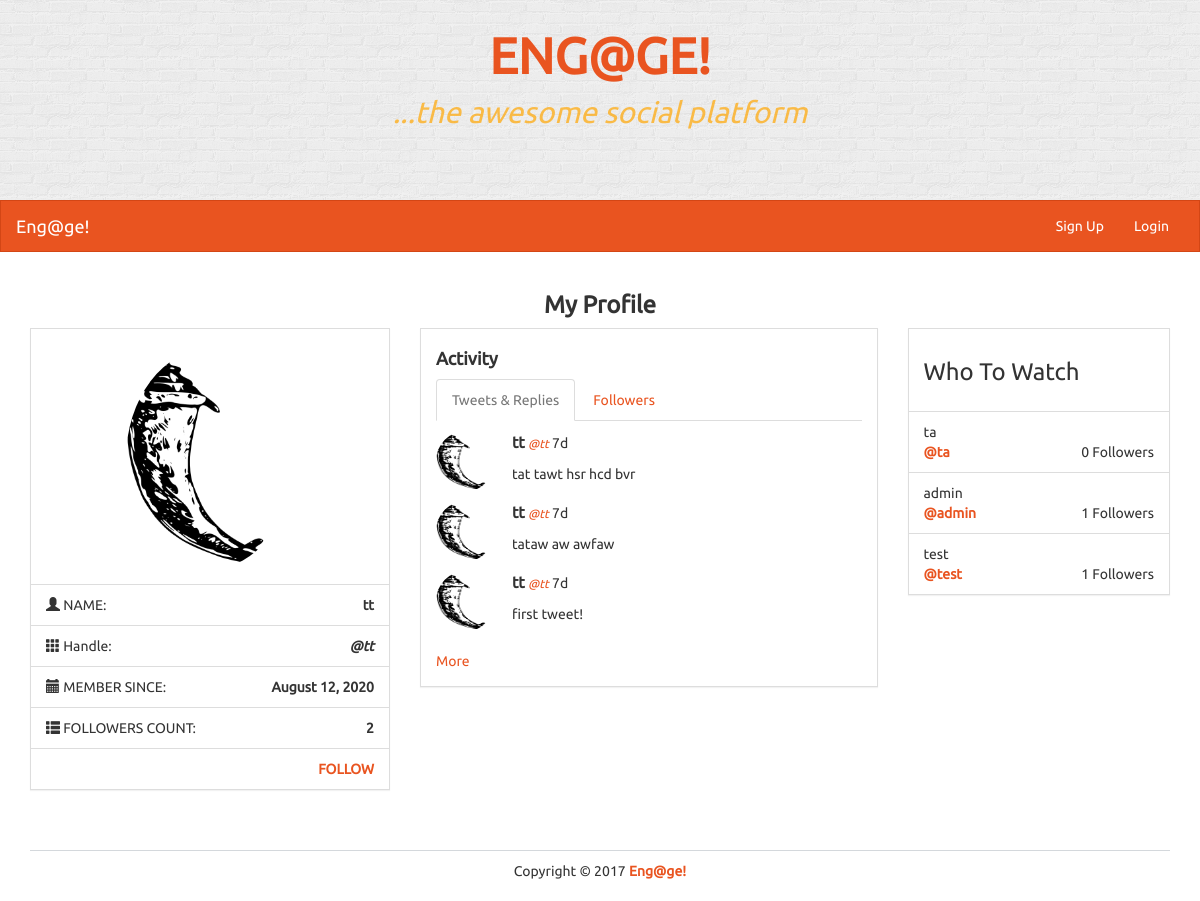
The page /profile/tt on the database its author committed.
### models.py (models this page shows)
class User(UserMixin, db.Model):
    id = db.Column(db.Integer, primary_key=True)
    name = db.Column(db.String(100))
    username = db.Column(db.String(30))
    image = db.Column(db.String(100))
    password = db.Column(db.String(50))
    join_date = db.Column(db.DateTime)
    tweets = db.relationship('Tweet', backref='user', lazy='dynamic')
    following = db.relationship('User', secondary=followers,
        primaryjoin=(followers.c.follower_id == id),
        secondaryjoin=(followers.c.followee_id == id),
        backref=db.backref('followers', lazy='dynamic'), lazy='dynamic')
    followed_by = db.relationship('User',  secondary=followers,
        primaryjoin=(followers.c.followee_id == id),
        secondaryjoin=(followers.c.follower_id == id),
        backref=db.backref('followees', lazy='dynamic'), lazy='dynamic')

class Tweet(db.Model):
    id = db.Column(db.Integer, primary_key=True)
    user_id = db.Column(db.Integer, db.ForeignKey('user.id'))
    text = db.Column(db.String(140))
    date_created = db.Column(db.DateTime)

### views.py (the view)
@app.route('/profile', defaults={'username' : None})
@app.route('/profile/<username>')
def profile(username):
    if username:
        user = User.query.filter_by(username=username).first()
        if not user:
            abort(404)
    else:
        user = current_user
    tweets = Tweet.query.filter_by(user=user).order_by(Tweet.date_created.desc()).all()
    current_time = datetime.now()
    followed_by = user.followed_by.all()
    display_follow = True
    if current_user == user:
        display_follow = False
    elif current_user in followed_by:
        display_follow = False
    who_to_watch = User.query.filter(User.id != user.id).order_by(db.func.random()).limit(4).all()
    return render_template(
        'profile.html',
        current_user=user,
        tweets=tweets,
        current_time=current_time,
        followed_by=followed_by,
        display_follow=display_follow,
        who_to_watch=who_to_watch,
        logged_in_user=current_user
    )

### app.py (called while the page is built)
@app.template_filter('time_since')
def time_since(delta):
    seconds = delta.total_seconds()
    days, seconds = divmod(seconds, 86400)
    hours, seconds = divmod(seconds, 3600)
    minutes, seconds = divmod(seconds, 60)
    if days > 0:
        return '%dd' % (days)
    elif hours > 0:
        return '%dh' % (hours)
    elif minutes > 0:
        return '%dm' % (minutes)
    else:
        return 'Just now'

### templates/profile.html (shortened to what this page needs)
{% extends "base.html" %}
{% block content %}
			<div class="row">
				<div class="col-lg-12">
					<h3 class="text-center bold">My Profile</h3>
				</div>
				<div class="col-lg-4">
					<div class="panel panel-default">
						<div class="panel-body">
							<div class="row pad">
								<div class="col-lg-12">
									<img src="{{ current_user.image }}" class="img-responsive img-circle center-block" alt="Image" style="height: 220px;" />
								</div>
							</div>
						</div>
						<ul class="list-group">
							<li class="list-group-item">
								<i class="glyphicon glyphicon-user"></i> NAME:
								<strong class="pull-right">{{ current_user.name }}</strong>
							</li>
							<li class="list-group-item">
								<i class="glyphicon glyphicon-th"></i> Handle:
								<strong class="pull-right"><em>@{{ current_user.username }}</em></strong>
							</li>
							<li class="list-group-item">
								<i class="glyphicon glyphicon-calendar"></i> MEMBER SINCE:
								<strong class="pull-right">{{ current_user.join_date.strftime('%B %d, %Y') }}</strong>
							</li>
							<li class="list-group-item">
								<i class="glyphicon glyphicon-th-list"></i> FOLLOWERS COUNT:
								<strong class="pull-right">{{ followed_by|length }}</strong>
							</li>
							{% if display_follow %}
							<li class="list-group-item">
								&nbsp; <strong class="pull-right"><a href="{{ url_for('follow', username=current_user.username) }}">FOLLOW</a></strong>
							</li>
							{% endif %}
						</ul>
					</div>
				</div>
				<div class="col-lg-5">
					<div class="panel panel-default">
						<div class="panel-body">
							<h4><strong>Activity</strong></h4>
							<div role="tabpanel">
								<ul class="nav nav-tabs" role="tablist">
									<li role="presentation" class="active">
										<a href="#tweets" aria-controls="tweets" role="tab" data-toggle="tab">Tweets &amp; Replies</a>
									</li>
									<li role="presentation">
										<a href="#followings" aria-controls="followings" role="tab" data-toggle="tab">Followers</a>
									</li>
								</ul>
								<div class="tab-content">
									<div role="tabpanel" class="tab-pane active" id="tweets">
										{% for tweet in tweets %}
										<div class="row">
											<div class="col-lg-12">
												<div class="row pad">
													<div class="col-lg-2">
														<img src="{{ tweet.user.image }}" class="img-circle" style="width: 60px; height: 60px;" />
													</div>
													<div class="col-lg-10">
														<div>
															<strong class="mid">{{ tweet.user.name }}</strong>
															<small><em><a href="{{ url_for('profile', username=tweet.user.username) }}">@{{ tweet.user.username }}</a></em></small>
															{{ (current_time - tweet.date_created)|time_since }}
														</div>
														<div class="pad">
															{{ tweet.text }}
														</div>
													</div>
												</div>
											</div>
										</div>
										{% endfor %}
										<br><a href="{{ url_for('timeline', username=current_user.username) }}">More</a>
									</div>
								</div>
							</div>
						</div>
					</div>
				</div>
				<div class="col-lg-3">
					<div class="panel panel-default">
						<div class="panel-body">
							<h3>Who To Watch</h3>
						</div>
						<ul class="list-group">
							{% for user in who_to_watch %}
								<li class="list-group-item">
									{{ user.name }}
									<div>
										<strong><a href="{{ url_for('profile', username=user.username) }}">@{{ user.username }}</a></strong>
										<span class="pull-right">
											{{ user.followed_by.all()|length }} Followers
										</span>
									</div>
								</li>
						    {% endfor %}
						</ul>
					</div>
				</div>
			</div>
{% endblock %}

### templates/base.html (shortened to what this page needs)
<!DOCTYPE html>
<html lang="en">
    <head>
        <link rel="stylesheet" href="{{ url_for('static', filename='bs/css/united.min.css') }}">
        <link rel="stylesheet" href="{{ url_for('static', filename='css/styles.css') }}">
    </head>
    <body>
        <div class="container-fluid">
            <div class="row" id="banner">
                <div class="title col-lg-12">
                    <p class="title">
                        <a href="./">ENG@GE!</a>
                    </p>
                    <p class="subtitle">...the awesome social platform</p>
                </div>
            </div>
        </div>
        <nav class="navbar navbar-default" role="navigation">
            <div class="container-fluid">
                <div class="navbar-header">
                    <a class="navbar-brand" href="./">Eng@ge!</a>
                </div>
                <div class="collapse navbar-collapse navbar-ex1-collapse">
                    <ul class="nav navbar-nav navbar-right">
                        {% if not logged_in_user.is_authenticated %}
                        <li><a href="{{ url_for('register') }}">Sign Up</a></li>
                        <li><a href="#login" data-toggle="modal" data-keyboard="false">Login</a></li>
                        {% else %}
                        <li class="{% block timeline_active %}{% endblock %}"><a href="{{ url_for('timeline') }}">Timeline</a></li>
                        <li class="{% block profile_active %}{% endblock %}"><a href="{{ url_for('profile') }}">My Profile</a></li>
                        <li><a href="{{ url_for('logout') }}">Logout</a></li>
                        {% endif %}
                    </ul>
                </div>
            </div>
        </nav>
        <div class="container">
            {% block content %}{% endblock %}
            <footer>
                <div class="row pad">
                    <div class="col-lg-12 text-center">
                        Copyright &copy; 2017 <strong> <a href="./">Eng@ge!</a></strong>
                    </div>
                </div>
            </footer>
        </div>
    </body>
</html>

### static/css/styles.css (style rules this page uses)
body { font-family: Ubuntu, verdana, georgia, serif, sans-serif; }
a, a:hover, a:active, a:focus, a:visited { text-decoration: none; }
.bold { font-weight: bolder !important; }
div.panel, .btn, .navbar { border-radius: 0; }
footer { margin-top: 40px; margin-bottom: 20px; }
.pad { margin-top: 10px !important; }
div.panel-body { padding-top: 10px; }
.mid { font-size: 16px; }
body > nav { border-radius: 0 !important; }
footer { border-top: 1px solid rgba(44, 62, 80, .2); }
#banner { height: 200px; background-color: #EDEDED; background: url('./img/brick-wall.png'); text-align: center; padding: 10px; padding-top: 20px; }
#banner > div.title > p.title { font-size: 50px; font-weight: bold; margin-bottom: 0; color: rgba(255, 165, 0, .9); }
#banner > div.title > p.subtitle { font-size: 30px; font-weight: 400; font-style: italic; color: rgba(255, 165, 0, .7) }

### rows shown on the page
User: image (picture), name "tt", username "tt", join_date "August 12, 2020"
Tweet: user.image (picture), user.name "tt", user.username "tt", (current_time-tweet.date_created)|time_since "7d", text "tat tawt hsr hcd bvr"
Tweet: user.image (picture), user.name "tt", user.username "tt", (current_time-tweet.date_created)|time_since "7d", text "tataw aw awfaw"
Tweet: user.image (picture), user.name "tt", user.username "tt", (current_time-tweet.date_created)|time_since "7d", text "first tweet!"
User: name "ta", username "ta", followed_by.all|length "0"
User: name "admin", username "admin", followed_by.all|length "1"
User: name "test", username "test", followed_by.all|length "1"

### other values the page prints
{{ followed_by|length }} "2"
